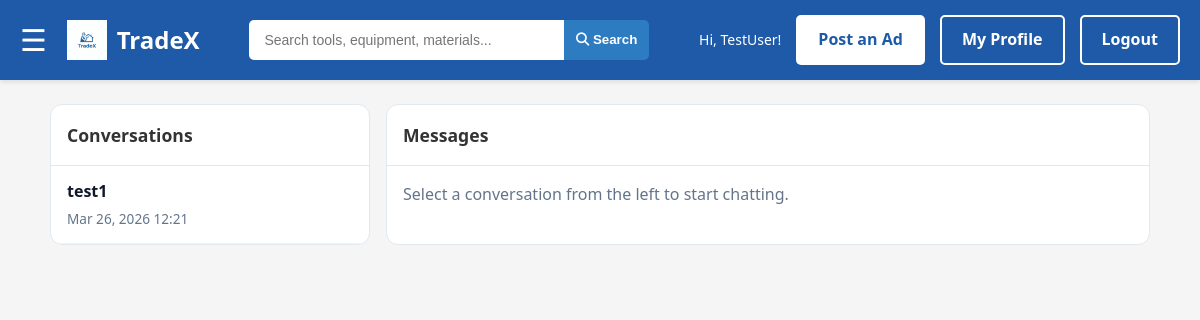
Page /messages/ (signed in) on the committed database.
### myapp/models.py (models this page shows, shortened)
class User(models.Model):
    username = models.CharField(max_length=50, unique=True)
    email = models.EmailField(unique=True)
    password_hash = models.CharField(max_length=255)
    profile_photo = models.ImageField(upload_to="profiles/", null=True, blank=True)
    credits_balance = models.IntegerField(default=0)
    created_at = models.DateTimeField(auto_now_add=True)

class DirectMessage(models.Model):
    sender = models.ForeignKey(User, on_delete=models.CASCADE, related_name="sent_messages")
    recipient = models.ForeignKey(User, on_delete=models.CASCADE, related_name="received_messages")
    listing = models.ForeignKey(Listing, on_delete=models.SET_NULL, null=True, blank=True, related_name="direct_messages")
    content = models.TextField(blank=True)
    image = models.ImageField(upload_to="messages/", null=True, blank=True)
    sent_at = models.DateTimeField(auto_now_add=True)
    read_status = models.BooleanField(default=False)
    class Meta:
        ordering = ["sent_at"]

### myapp/views.py (the view, shortened to what this page needs)
# urls.py: path("messages/", views.messages, name="messages"),
def messages(request):
    profile_user = _get_profile_user(request)
    if not profile_user:
        return redirect("login")
    selected_partner = None
    selected_listing = None
    chat_messages = DirectMessage.objects.none()
    recipient_id = request.GET.get("recipient")
    listing_id = request.GET.get("listing")
    if recipient_id:
        selected_partner = User.objects.filter(id=recipient_id).first()
        if selected_partner and selected_partner.id == profile_user.id:
            selected_partner = None
    if listing_id and listing_id.isdigit():
        selected_listing = Listing.objects.filter(id=listing_id).first()
    if request.method == "POST" and selected_partner:
        form = DirectMessageForm(request.POST, request.FILES)
        if form.is_valid():
            new_message = form.save(commit=False)
            new_message.sender = profile_user
            new_message.recipient = selected_partner
            new_message.listing = selected_listing
            new_message.save()
            return redirect(f"{request.path}?recipient={selected_partner.id}&listing={selected_listing.id if selected_listing else ''}")
    else:
        form = DirectMessageForm()
    context = {
        **get_nav_context(request),
        "threads": _build_message_threads(profile_user),
        "selected_partner": selected_partner,
        "selected_listing": selected_listing,
        "selected_partner_id": selected_partner.id if selected_partner else None,
        "selected_listing_id": selected_listing.id if selected_listing else None,
        "chat_messages": chat_messages,
        "message_form": form,
    }
    return render(request, "sidebar/messages.html", context)

### myapp/forms.py (shortened to what this page needs)
class DirectMessageForm(forms.ModelForm):
    class Meta:
        model = DirectMessage
        fields = ["content", "image"]
        widgets = {
            "content": forms.Textarea(attrs={"rows": 3, "placeholder": "Write your message..."}),
             }

### myapp/views.py (called while the page is built)
def _get_profile_user(request):
    user_id = request.session.get("user_id")
    profile_user = None
    if user_id:
        profile_user = User.objects.filter(id=user_id).first()
    if not profile_user and request.user.is_authenticated:
        profile_user = User.objects.filter(username=request.user.username).first()
        if profile_user:
            request.session["user_id"] = profile_user.id
    return profile_user

def get_nav_context(request):
    user_id = request.session.get("user_id")
    user = None
    if user_id:
        try:
            user = User.objects.get(id=user_id)
        except User.DoesNotExist:
            pass
    return {"user_id": user_id, "user": user}

def _build_message_threads(profile_user):
    message_qs = (
        DirectMessage.objects.filter(Q(sender=profile_user) | Q(recipient=profile_user))
        .select_related("sender", "recipient", "listing")
        .order_by("-sent_at")
    )
    threads = {}
    for message in message_qs:
        partner = message.recipient if message.sender_id == profile_user.id else message.sender
        key = (partner.id, message.listing_id or 0)
        if key not in threads:
            threads[key] = {"partner": partner, "listing": message.listing, "listing_id": message.listing_id, "latest": message}
    return list(threads.values())

### myapp/templates/sidebar/messages.html (shortened to what this page needs)
{% load static %}
<!DOCTYPE html>
<html lang="en">
<head>
    <link rel="stylesheet" href="{% static 'home/home.css' %}">
    <link rel="stylesheet" href="{% static 'styles/styles.css' %}">
    <link rel="stylesheet" href="https://cdnjs.cloudflare.com/ajax/libs/font-awesome/6.4.0/css/all.min.css">
</head>
<body>
    <nav class="navbar">
        <div class="nav-container">
            <span id="openNavBtn" style="font-size:30px;cursor:pointer;color:white;">&#9776;</span>
            <a href="{% url 'home' %}" class="logo">
                <img src="{% static 'images/tradex-logo.png' %}" alt="TradeX Logo">
                <span>TradeX</span>
            </a>
            <form class="search-bar" method="GET" action="{% url 'products' %}">
                <input type="text" name="q" placeholder="Search tools, equipment, materials..." value="{{ search_query }}">
                <button type="submit" class="search-btn"><i class="fas fa-search"></i> Search</button>
            </form>
            <div class="nav-actions">
                {% if user_id %}
                    <span class="user-greeting">Hi, {{ user.username }}!</span>
                    <a href="{% url 'create_listing' %}" class="btn btn-primary">Post an Ad</a>
                    <a href="{% url 'profile' %}" class="btn btn-secondary">My Profile</a>
                    <a href="{% url 'logout' %}" class="btn btn-outline">Logout</a>
                {% else %}
                    <a href="{% url 'create_listing' %}" class="btn btn-primary">Post an Ad</a>
                    <a href="{% url 'register' %}" class="btn btn-secondary">Sign Up</a>
                    <a href="{% url 'login' %}" class="btn btn-outline">Login</a>
                {% endif %}
            </div>
        </div>
    </nav>
            <main class="messages-layout">
        <section class="panel">
            <h2>Conversations</h2>
            {% for thread in threads %}
                <a class="thread-link " href="{% url 'messages' %}?recipient={{ thread.partner.id }}">
                    <strong>{{ thread.partner.username }}</strong>
                    <div class="thread-meta">{{ thread.latest.sent_at|date:"M d, Y H:i" }}</div>
                </a>
            {% empty %}
                <p class="empty-state">No conversations yet. Open any product and contact a seller to start messaging.</p>
            {% endfor %}
        </section>
                    <section class="panel">
            {% if selected_partner %}
                <h2>Chat with {{ selected_partner.username }}{% if selected_listing %} · {{ selected_listing.title }}{% endif %}</h2>
                <div class="chat-stream">
                    {% for message in chat_messages %}
                        <article class="bubble {% if message.sender_id == user_id %}me{% else %}them{% endif %}">
                            <div>{% if message.content %}{{ message.content }}{% endif %}</div>
                            {% if message.image %}<img src="{{ message.image.url }}" alt="Shared message image">{% endif %}
                            <small>{{ message.sent_at|date:"M d, Y H:i" }}</small>
                        </article>
                    {% empty %}
                        <p class="empty-state">No messages yet. Say hello 👋</p>
                    {% endfor %}
                </div>
    <form method="POST" enctype="multipart/form-data" class="chat-form">
                    {% csrf_token %}
                    {{ message_form.content }}
                    {{ message_form.image }}
                    {% if message_form.non_field_errors %}<div class="field-help">{{ message_form.non_field_errors }}</div>{% endif %}
                    <div class="field-help">Tip: You can send text, an image, or both.</div>
                    <button type="submit" class="btn btn-primary" style="margin-top:0.5rem;">Send</button>
                </form>
            {% else %}
                <h2>Messages</h2>
                <p class="empty-state">Select a conversation from the left to start chatting.</p>
            {% endif %}
        </section>
    </main>
</body>
</html>

### myapp/static/home/home.css (style rules this page uses)
* { margin: 0; padding: 0; box-sizing: border-box; }
body { font-family: 'Segoe UI', Tahoma, Geneva, Verdana, sans-serif; background-color: var(--light-gray); color: var(--dark-gray); line-height: 1.6; }

### myapp/static/styles/styles.css (style rules this page uses)
:root { --primary-blue: #1E5AA8; --secondary-blue: #2D7BC0; --light-blue: #E8F1F8; --white: #FFFFFF; --dark-gray: #333333; --medium-gray: #666666; --light-gray: #F5F5F5; --border-color: #DDDDDD; }
.nav-container { max-width: 1400px; margin: 0 auto; padding: 0 20px; display: flex; align-items: center; justify-content: space-between; }
.navbar { background-color: var(--primary-blue); padding: 15px 0; position: sticky; top: 0; z-index: 1000; box-shadow: 0 2px 5px rgba(0,0,0,0.1); }
.logo { display: flex; align-items: center; gap: 10px; text-decoration: none; color: var(--white); font-size: 24px; font-weight: bold; }
.logo img { height: 40px; width: auto; }
.search-bar { display: flex; flex: 1; max-width: 400px; margin: 0 30px; }
.search-bar input { flex: 1; padding: 12px 15px; border: none; border-radius: 5px 0 0 5px; font-size: 14px; outline: none; }
.search-btn { padding: 4px 12px; background-color: var(--secondary-blue); color: var(--white); border: none; border-radius: 0 5px 5px 0; cursor: pointer; font-weight: bold; }
.nav-actions { display: flex; align-items: center; gap: 15px; }
.user-greeting { color: var(--white); font-size: 14px; }
.btn { padding: 10px 20px; border-radius: 5px; text-decoration: none; font-weight: bold; cursor: pointer; transition: all 0.3s ease; display: inline-block; border: 2px solid transparent; }
.btn-primary { background-color: var(--white); color: var(--primary-blue); }
.btn-secondary { background-color: transparent; color: var(--white); border: 2px solid var(--white); }
.btn-outline { background-color: transparent; color: var(--white); border: 2px solid var(--white); }

### myapp/templates/sidebar/messages.html (style rules this page uses)
.messages-layout { display:grid;grid-template-columns:320px 1fr;gap:1rem;max-width:1100px;margin:1.5rem auto; }
.panel { background:#fff;border:1px solid #e2e8f0;border-radius:12px;overflow:hidden; }
.panel h2 { margin:0;padding:1rem;border-bottom:1px solid #e2e8f0;font-size:1.1rem; }
.thread-link { display:block;padding:0.85rem 1rem;border-bottom:1px solid #f1f5f9;text-decoration:none;color:#0f172a; }
.thread-meta { font-size:0.85rem;color:#64748b;margin-top:0.2rem; }
.empty-state { padding:1rem;color:#64748b; }

### rows in the picture
User: username "TestUser"
User: partner.username "test1", latest.sent_at "Mar 26, 2026 12:21"
